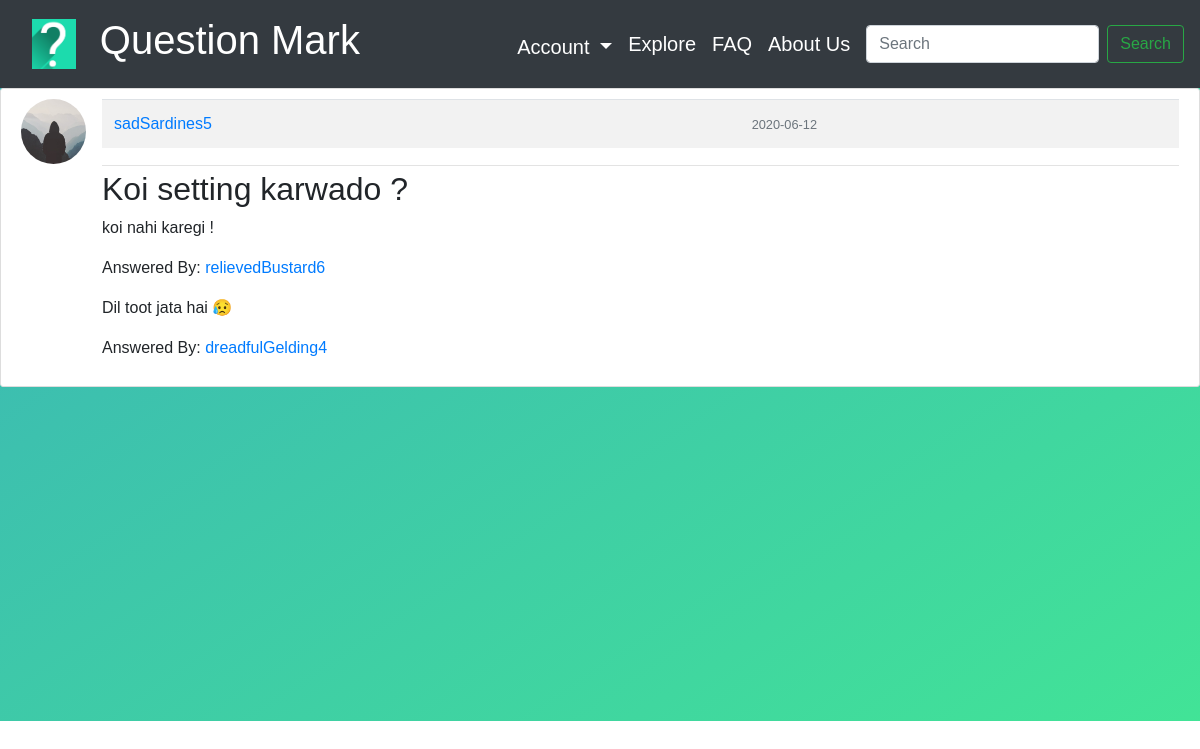
/answers/2 (signed in), run on the app's committed database.
### Question_Mark/models.py (models this page shows, shortened)
class User(db.Model, UserMixin):
    id = db.Column(db.Integer, primary_key=True)
    first_name = db.Column(db.String(30), unique=False, nullable=False)
    last_name = db.Column(db.String(30), unique=False, nullable=False)
    username = db.Column(db.String(30), unique=True, nullable=False)
    email = db.Column(db.String(120), unique=True, nullable=False)
    image_file = db.Column(db.String(20), nullable=False, default="default.jpg")
    password = db.Column(db.String(60), nullable=False)
    questions = db.relationship("Questions", backref="author", lazy=True)

class Questions(db.Model):
    __searchable__ = ["question"]
    id = db.Column(db.Integer, primary_key=True)
    question = db.Column(db.Text, nullable=False)
    date_posted = db.Column(db.DateTime, nullable=False, default=datetime.utcnow)
    user_id = db.Column(db.Integer, db.ForeignKey("user.id"), nullable=False)
    answers = db.relationship("Answers", backref="writer", lazy=True)

class Answers(db.Model):
    id = db.Column(db.Integer, primary_key=True)
    answer = db.Column(db.Text, nullable=False)
    username = db.Column(
        db.String(30), nullable=False
    )  ## Username of the user who answered the question
    date_posted = db.Column(db.DateTime, nullable=False, default=datetime.utcnow)
    quest_id = db.Column(db.Integer, db.ForeignKey("questions.id"), nullable=False)

### Question_Mark/routes.py (the view)
@app.route("/answers/<int:question_id>")
@login_required
def answers(question_id):
    questions = Questions.query.get_or_404(question_id)
    answers = Answers.query.filter_by(quest_id=question_id)
    return render_template(
        "answers.html", title="Answers", questions=questions, answers=answers
    )

### Question_Mark/models.py (called while the page is built)
@login_manager.user_loader
def load_user(user_id):
    return User.query.get(int(user_id))

### Question_Mark/templates/answers.html
{% extends "layout.html" %}
{% block head %}
<link rel="stylesheet" href={{url_for('static', filename='style_questions.css') }}>
{% endblock head %}
{%block content %}
<article class="media content-section-ex">
    <img class="rounded-circle article-img" src="{{ url_for('static', filename='default.jpg') }}" />
    <div class="media-body">
        <div class="article-metadata">
            <table class="table table-striped">
                <tr>
                    <td>
                        <a class="mr-2"
                            href="/user_posts/{{ questions.author.username }}">{{ questions.author.username }}</a>
                    </td>
                    <td>
                        <small class="text-muted">{{ questions.date_posted.strftime('%Y-%m-%d') }}</small>
                    </td>
                </tr>
            </table>
        </div>
        <h2>{{ questions.question }}</h2>
        {% for ans in answers %}
        <p class="article-content">{{ ans.answer }}</p>
        <p class="article-content">Answered By: <a class="mr-2" href="{{ url_for('user_posts', username=ans.username) }}">{{ ans.username }}</a>
        </p>
        {% endfor %}
    </div>
</article>
{% endblock content %}

### Question_Mark/static/style_questions.css (style rules this page uses)
.content-section-ex { background: #ffffff !important; padding: 10px 20px; border: 1px solid #dddddd; border-radius: 3px; margin-bottom: 20px; }
.article-content { white-space: pre-line; }
.article-img { height: 65px; width: 65px; margin-right: 16px; }
.article-metadata { padding-bottom: 1px; margin-bottom: 4px; border-bottom: 1px solid #e3e3e3 }

### Question_Mark/templates/layout.html (style rules this page uses)
body { box-sizing: border-box; font-family: sans-serif; }

### data on the page
User: author.username "sadSardines5"
Questions: date_posted "2020-06-12", question "Koi setting karwado ?"
Answers: answer "koi nahi karegi !", username "relievedBustard6"
Answers: answer "Dil toot jata hai 😥", username "dreadfulGelding4"
